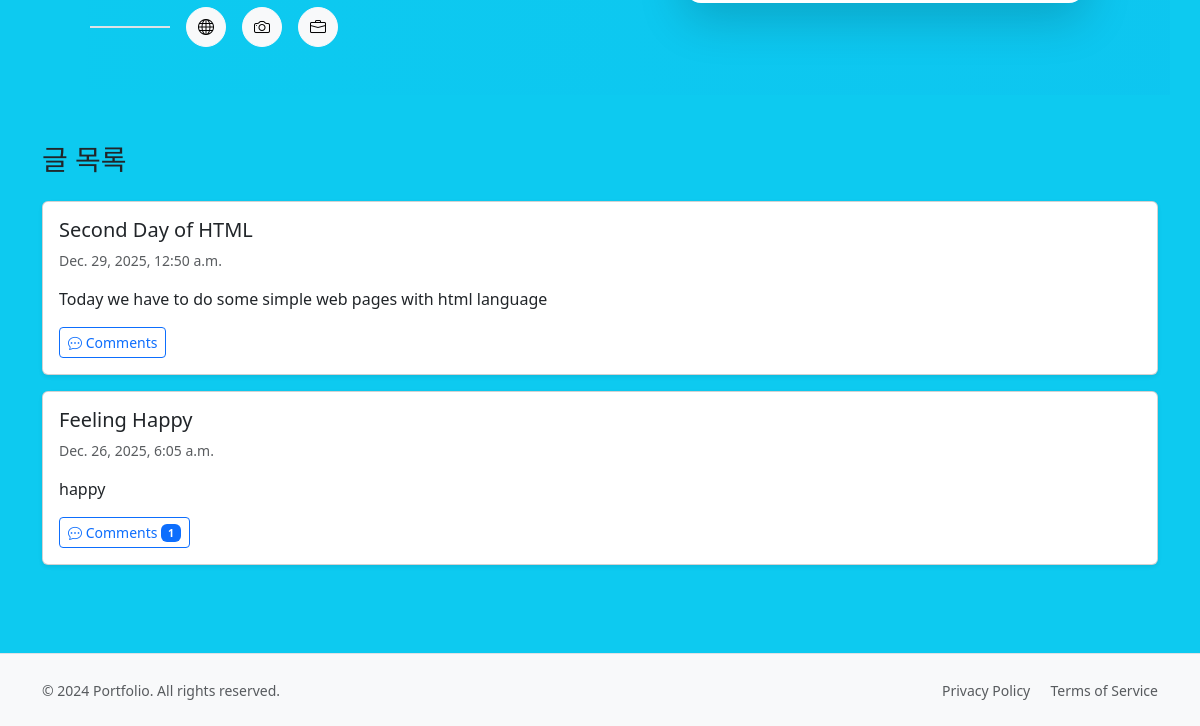
/ (lower part), run on an earlier commit of the app's database.
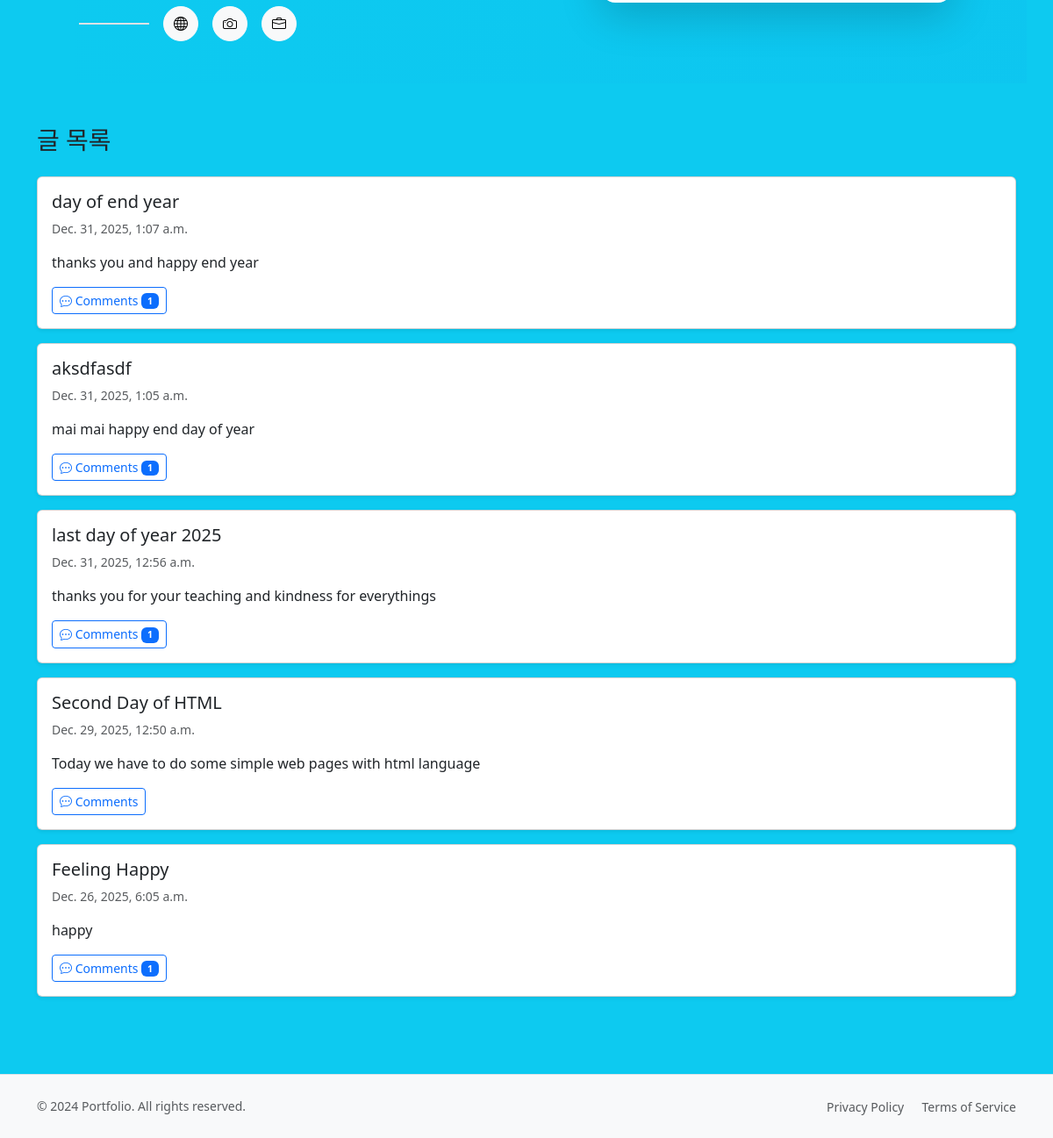
And on a later commit of the database.
### blog/models.py (models this page shows, shortened)
class Post(models.Model):
    title = models.CharField(max_length=200)
    content = models.TextField()
    created_at = models.DateTimeField(default=timezone.now)  # 여기!

### blog/views.py (the view)
# urls.py: path('', views.post_list, name='post_list'),
def post_list(request):
    posts = Post.objects.prefetch_related('comments').all().order_by("-created_at")
    for post in posts:
        post.comment_count = len(post.comments.all())
    return render(request, "blog/post_list.html", {"posts": posts})

### blog/templates/blog/post_list.html (shortened to what this page needs)
{% extends "blog/base.html" %}
{% load static %}
{% block content %}
<div class="row mb-5 py-5" style="background: linear-gradient(to left, rgba(19, 127, 236, 0.05), transparent); min-height: 600px;">
  <div class="col-lg-6 d-flex align-items-center order-2 order-lg-1">
    <div class="ps-lg-5">
      <div class="d-flex align-items-center gap-3 pt-4">
        <div class="border-top border-2" style="width: 80px;"></div>
        <a href="#" class="btn btn-light rounded-circle" style="width: 40px; height: 40px; display: inline-flex; align-items: center; justify-content: center;">
          <i class="bi bi-globe"></i>
        </a>
        <a href="#" class="btn btn-light rounded-circle" style="width: 40px; height: 40px; display: inline-flex; align-items: center; justify-content: center;">
          <i class="bi bi-camera"></i>
        </a>
        <a href="#" class="btn btn-light rounded-circle" style="width: 40px; height: 40px; display: inline-flex; align-items: center; justify-content: center;">
          <i class="bi bi-briefcase"></i>
        </a>
      </div>
    </div>
  </div>
  <div class="col-lg-6 d-flex justify-content-center align-items-center order-1 order-lg-2">
  </div>
</div>
<div class="row">
  <div class="col-12">
    <h1 class="h3 mb-4">글 목록</h1>
    {% for post in posts %}
    <div class="card mb-3 shadow-sm">
      <div class="card-body">
        <h2 class="h5">{{ post.title }}</h2>
        <p class="text-muted small mb-2">{{ post.created_at }}</p>
        <p class="mb-3">{{ post.content|linebreaks }}</p>
        <div class="d-flex align-items-center gap-2">
          <button class="btn btn-sm btn-outline-primary" type="button" data-bs-toggle="collapse" data-bs-target="#comments-{{ post.id }}" aria-expanded="false" aria-controls="comments-{{ post.id }}">
            <i class="bi bi-chat-dots"></i> Comments
            {% if post.comment_count %}
            <span class="badge bg-primary">{{ post.comment_count }}</span>
            {% endif %}
          </button>
        </div>
      </div>
    </div>
    {% empty %}
    <div class="alert alert-info">아직 글이 없어요. /admin에서 글을 작성해보자!</div>
    {% endfor %}
  </div>
</div>
<link rel="stylesheet" href="https://cdn.jsdelivr.net/npm/bootstrap-icons@1.11.0/font/bootstrap-icons.css">
{% endblock %}

### blog/templates/blog/base.html (shortened to what this page needs)
<!doctype html>
<html lang="ko">
<head>
  <link href="https://cdn.jsdelivr.net/npm/bootstrap@5.3.3/dist/css/bootstrap.min.css" rel="stylesheet">
  <link rel="stylesheet" href="https://cdn.jsdelivr.net/npm/bootstrap-icons@1.11.0/font/bootstrap-icons.css">
</head>
<body class="bg-info">
<main class="container py-4">
  {% block content %}{% endblock %}
</main>
<footer class="bg-light border-top mt-5 py-4">
  <div class="container">
    <div class="row align-items-center">
      <div class="col-md-6">
        <p class="text-muted small mb-0">© 2024 Portfolio. All rights reserved.</p>
      </div>
      <div class="col-md-6 text-md-end">
        <a href="#" class="text-muted text-decoration-none small me-3">Privacy Policy</a>
        <a href="#" class="text-muted text-decoration-none small">Terms of Service</a>
      </div>
    </div>
  </div>
</footer>
</body>
</html>

What changed in the data, as far as the page shows it:
added Post: title "day of end year", created_at "Dec. 31, 2025, 1:07 a.m.", content "thanks you and happy end year", comment_count "1"
added Post: title "aksdfasdf", created_at "Dec. 31, 2025, 1:05 a.m.", content "mai mai happy end day of year", comment_count "1"
added Post: title "last day of year 2025", created_at "Dec. 31, 2025, 12:56 a.m.", content "thanks you for your teaching and kindness for everythings", comment_count "1"
